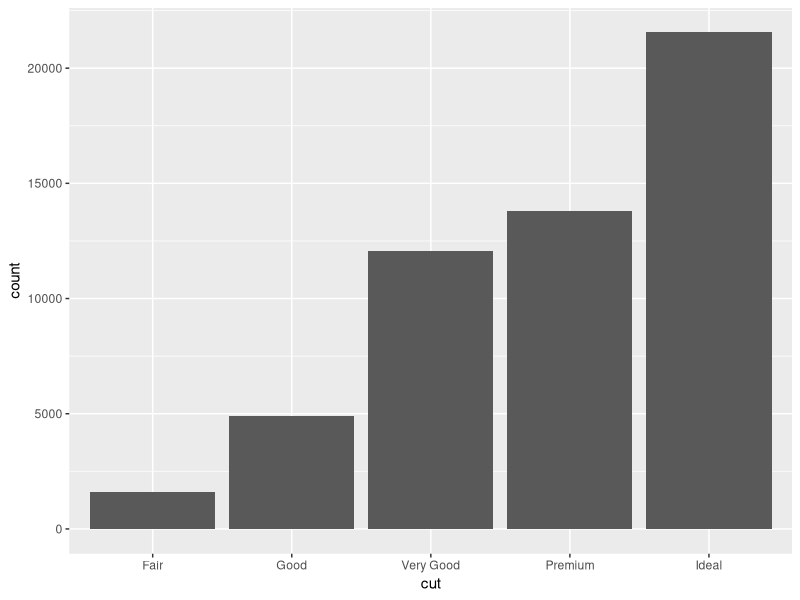
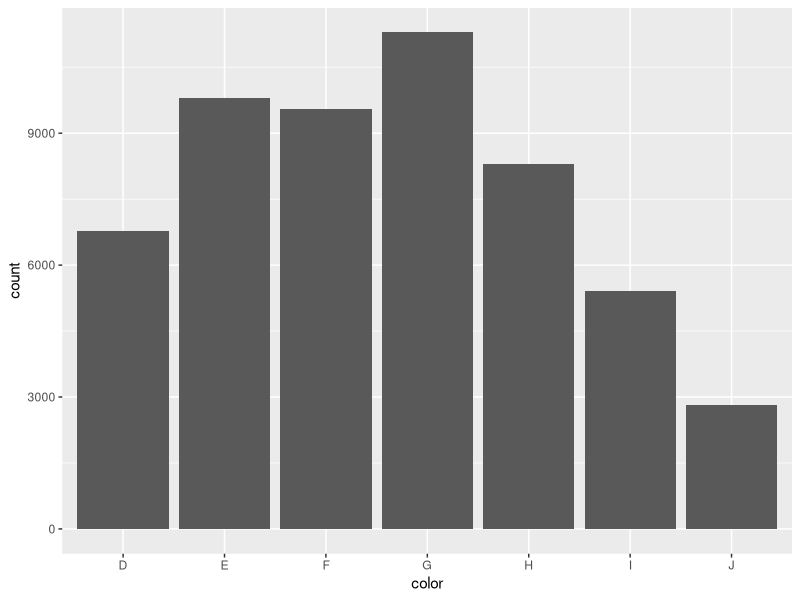
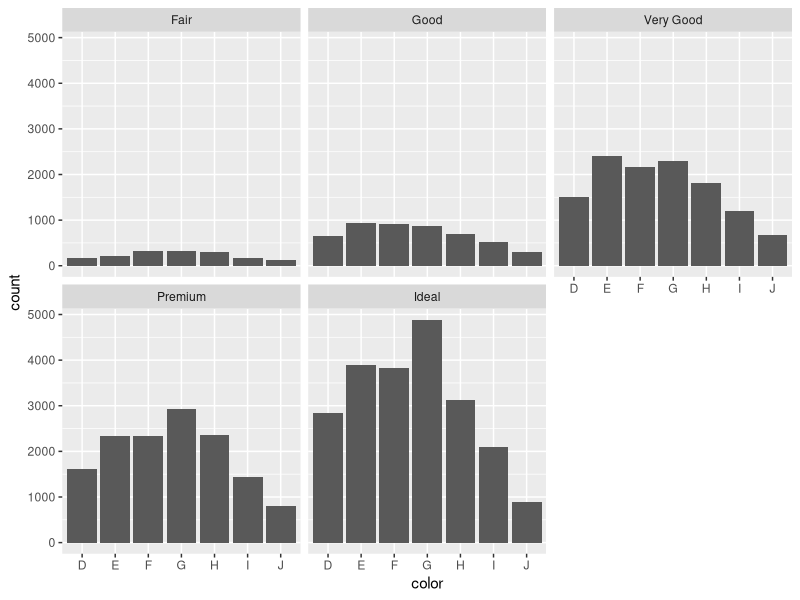
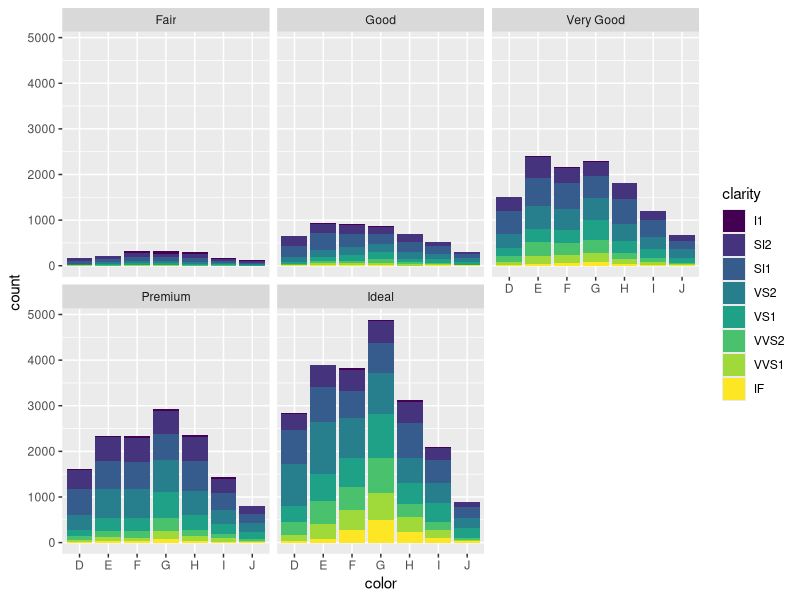
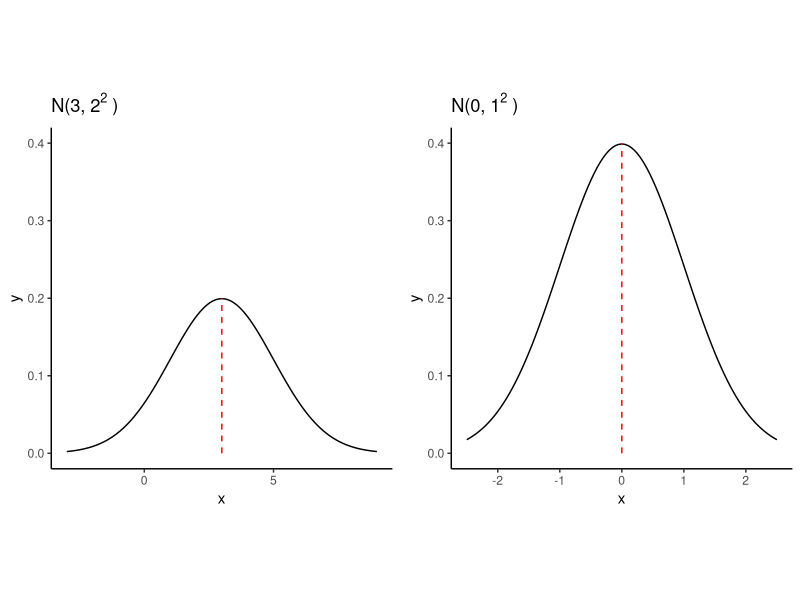

These charts were generated, in order, by the following R code:
## ---- chunk 1
library(tidyverse) 
library(gridExtra)
library(knitr) 
opts_chunk$set(
  tidy = FALSE,
  cache = FALSE,
  echo = TRUE,
  warning = FALSE,
  message = FALSE,
  dpi = 300,
  fig.align = "center",
  fig.width = 4,
  fig.height = 4
  )
## ---- chunk 2
df <- diamonds ## diamonds is a built-in data set
dim(df)
head(df)
## ---- chunk 3
DiaCut <- df$cut
unique(DiaCut)
## ---- chunk 4
table(DiaCut)
## ---- chunk 5
g <- ggplot(data = df, aes(x = cut)) + 
  geom_bar() 
print(g)
## ---- chunk 6
unique(df$color)
## ---- chunk 7
table(df$color)
## ---- chunk 8
ggplot(df, aes(color)) + ## can omit 'data = ' and 'x = '
  geom_bar()
## ---- chunk 9
table(df$cut, df$color)
## ---- chunk 10
ggplot(df, aes(color)) + ## can omit 'data = ' and 'x = '
  geom_bar() +
  facet_wrap(~cut) #<<
## ---- chunk 11
ggplot(df, aes(color, fill = clarity)) + #<<
  geom_bar() +
  facet_wrap(~cut) 
## ---- chunk 12
d <- read.table(file = "heights.txt", header = TRUE, sep = " ")
mom <- d$Mheight
s <- sum(mom)
n <- length(mom)
mom_height_mean <- s/n
print(mom_height_mean)
## ---- chunk 13
mean(mom) # mean() gives the mean of a vector
## ---- chunk 14
var(mom) # var() gives the sample variance of a vector
## ---- chunk 15
v1 <- mom-mean(mom); v2 <- v1^2
sum(v2)/(length(mom)-1)
## ---- chunk 16
sd(mom) # sd() gives the sample standard deviation of a vector
## ---- chunk 17
g <- ggplot(data = data.frame(x = 0), mapping = aes(x = x))
fun.1 <- function(x) dnorm(x, mean = 3, sd = 2)
fun.2 <- function(x) dnorm(x, mean = 0, sd = 1)

g1 <- g + 
  theme_bw() + 
  theme_classic() +
  stat_function(fun = fun.1) + xlim(-3, 9) + ylim(0, 0.4) +
  theme(aspect.ratio = 1) +
  geom_segment(x = 3, y = 0, xend = 3, yend = 0.2, lty = "dashed", color = "red") +
  ggtitle(bquote('N(3,'~2^2~')'))

g2 <- g + 
  theme_bw() + 
  theme_classic() +
  stat_function(fun = fun.2) + xlim(-2.5, 2.5) + ylim(0, 0.4) +
  theme(aspect.ratio = 1) +
  geom_segment(x = 0, y = 0, xend = 0, yend = 0.4, lty = "dashed", color = "red") +
  ggtitle(bquote('N(0,'~1^2~')'))

grid.arrange(g1, g2, ncol = 2)
